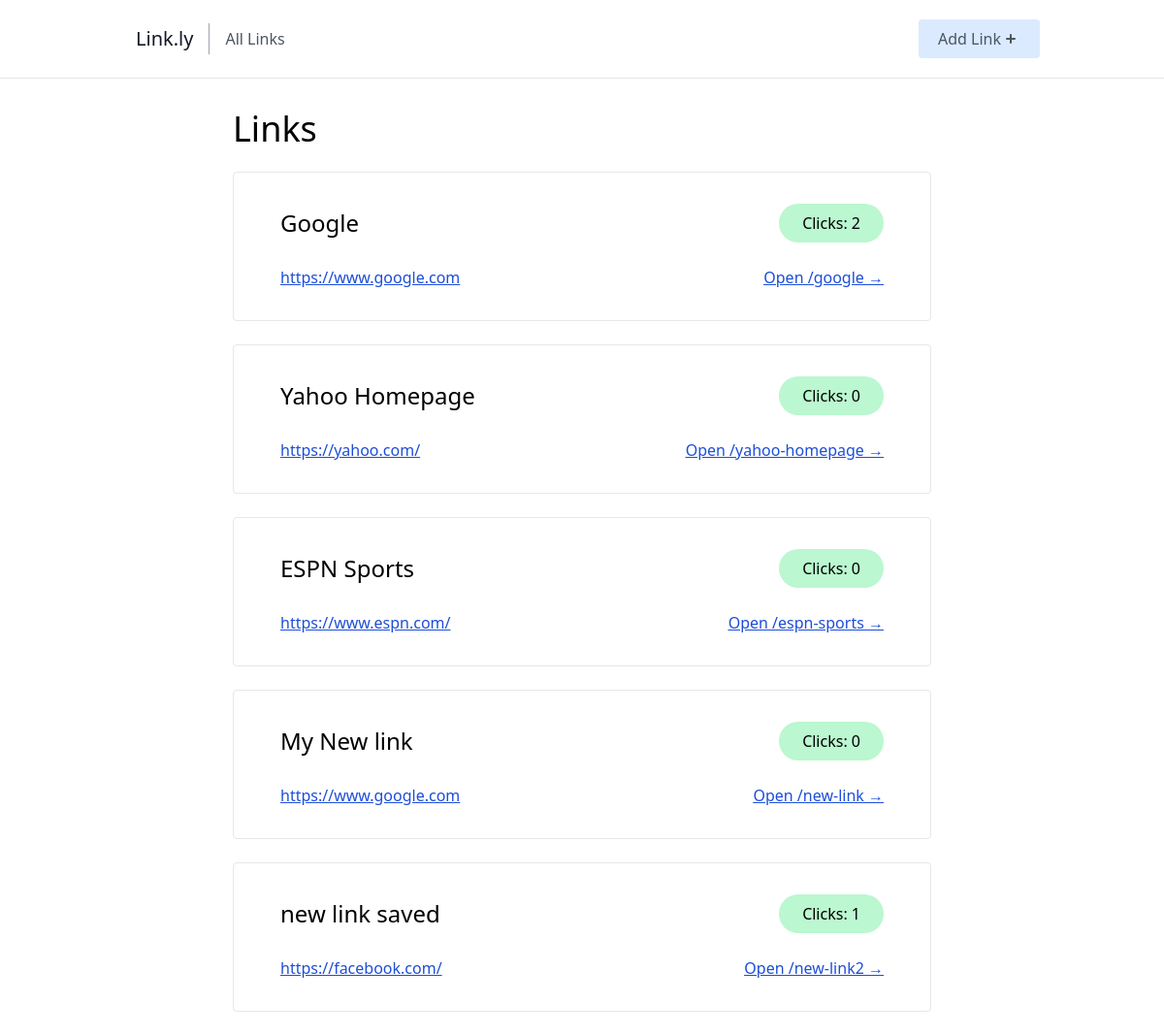
Before: / with the older database file.
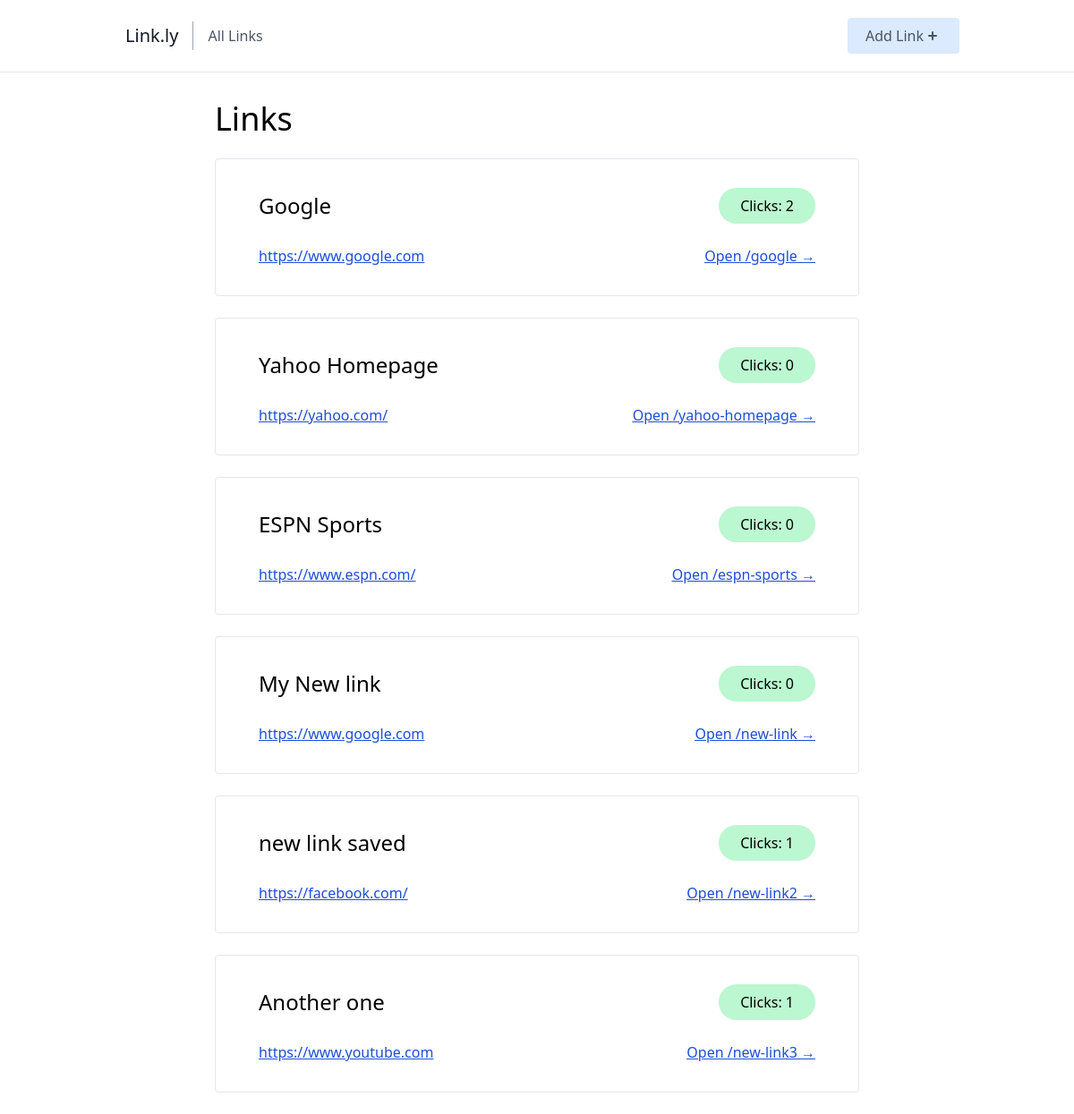
After: the same page with the newer database file.
### links/models.py (models this page shows, shortened)
class Link(models.Model):
    name = models.CharField(max_length=50, unique=True)
    url = models.URLField(max_length=200)
    slug = models.SlugField(unique=True, blank=True)
    clicks = models.PositiveIntegerField(default=0)

### links/views.py (the view)
# urls.py: path('', index, name='home'),
def index(request):
    links = Link.objects.all()
    context = {
        'links': links
    }
    return render(request, 'index.html', context)

### templates/index.html
{% extends '_base.html' %}
{% block content %}
<div class="sm:w-2/3 mx-auto px-10">
    <h1 class="text-4xl mb-2">Links</h1>
    {% for link in links %}
    <div class="border rounded px-12 py-8 my-6 hover:bg-gray-50">
        <div class="flex justify-between items-center pb-6">
            <p class="text-2xl">{{link.name}}</p>
            <p class="rounded-full bg-green-200 px-6 py-2">Clicks: {{link.clicks}}</p>
        </div>
        <div class="flex justify-between items-center">
            <p><a class="underline text-blue-700" href="{{link.url}}">{{link.url}}</a></p>
            <p class="underline underline text-blue-700"><a target="_blank" href="{% url 'root-link' link.slug %}">Open /{{link.slug}} →</a></p>
        </div>
    </div>
    {% endfor %}
</div>
{% endblock content %}

Changed rows visible on the page:
added Link: name "Another one", clicks "1", url "https://www.youtube.com", slug "new-link3"
